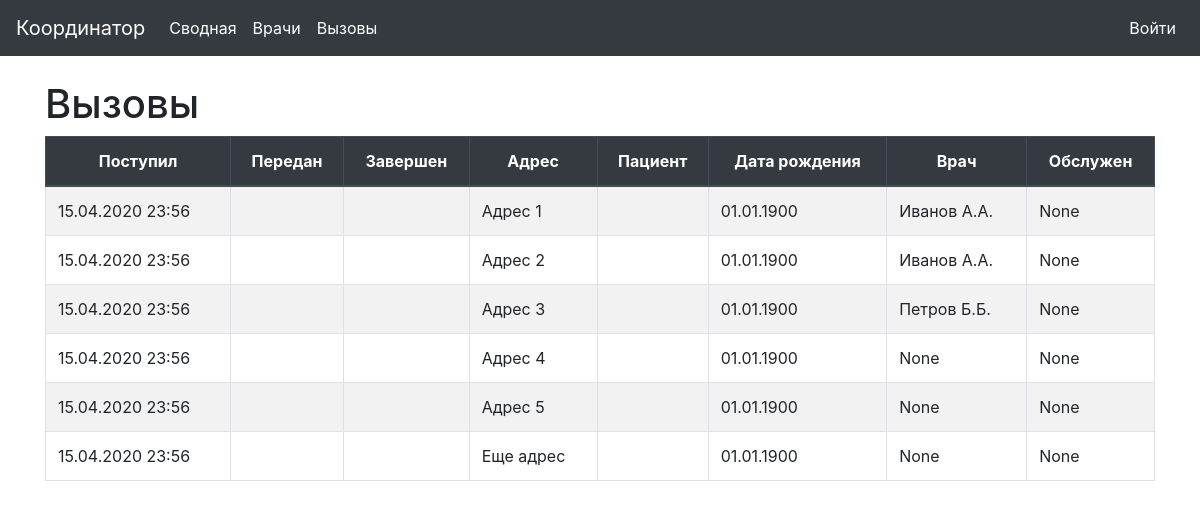
The app's page /record/, older data.
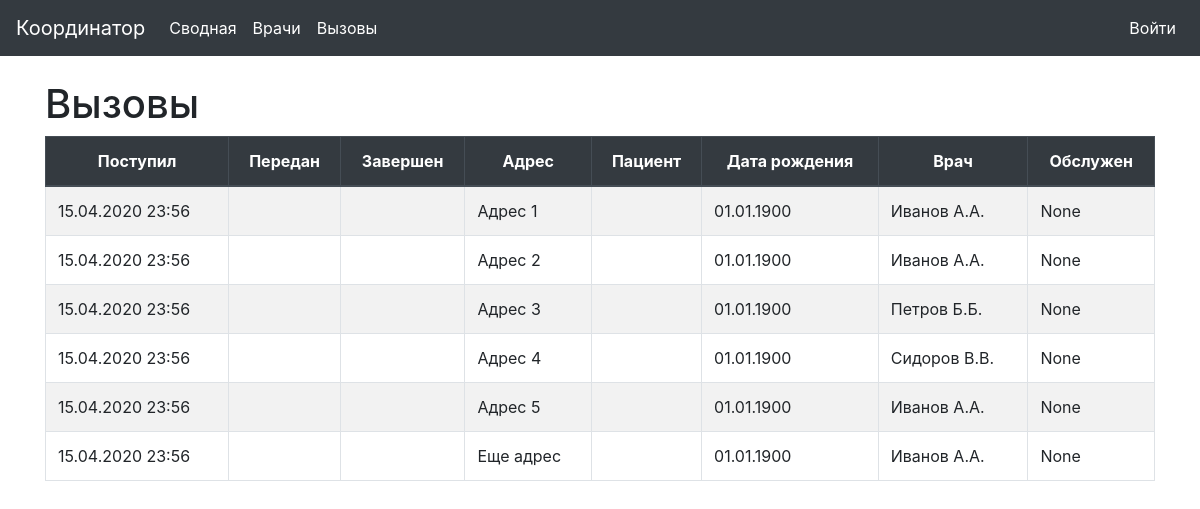
The same page, newer data.
### coordinator/models.py (models this page shows, shortened)
class Record(models.Model):
    start_date = models.DateTimeField(
        default=timezone.now,
        help_text="Дата регистрации вызова",
        verbose_name="Поступил",
    )
    send_date = models.DateTimeField(
        null=True,
        blank=True,
        help_text="Дата/время передачи вызова",
        verbose_name="Передан",
    )
    finish_date = models.DateTimeField(
        null=True,
        blank=True,
        help_text="Дата/время завершения вызова",
        verbose_name="Завершен",
    )
    doctor = models.ForeignKey(
        Doctor,
        on_delete=models.CASCADE,
        null=True,
        blank=True,
        related_name='doctor_records',
        help_text="Врач назначенный на вызов",
        verbose_name="Врач",
    )
    address = models.CharField(
        max_length=200,
        help_text="Адрес вызова",
        verbose_name="Адрес",
    )
    patient = models.CharField(
        max_length=150,
        default="",
        help_text="Фамилия И.О.",
        verbose_name="Пациент",
    )
    patient_birthdate = models.DateField(
        default='1900-01-01',
        help_text="Дата рождения пациента",
        verbose_name="Дата рождения",
    )
    temperature = models.BooleanField(
        default=False,
        help_text="Температурный вызов",
        verbose_name="Температура",
    )
    service_type = models.ForeignKey(
        ServiceType,
        on_delete=models.CASCADE,
        null=True,
        blank=True,
        help_text="Как был обслужен вызов",
        verbose_name="Вид обслуживания",
    )
    record_order = models.IntegerField(
        help_text="Порядковый номер вызова",
        verbose_name="Порядок",
        default=0,
    )
    class Meta:
        verbose_name = "Вызов"
        verbose_name_plural = "Вызовы"
    def get_verbose_name_plural(self):
        return self._meta.verbose_name_plural

class Doctor(models.Model):
    user = models.OneToOneField(
        settings.AUTH_USER_MODEL,
        on_delete=models.CASCADE,
        null=True,
        blank=True,
        help_text="Укажите учетную запись пользователя",
        verbose_name="Учетная запись",
    )
    name = models.CharField(
        max_length=100,
        help_text="Фамилия И.О.",
        verbose_name="Имя врача",
    )
    temperature = models.BooleanField(
        default=False,
        help_text="Обслуживает температурные вызовы",
        verbose_name="Температура",
    )
    def __str__(self):
        return self.name
    class Meta:
        verbose_name = "Врач"
        verbose_name_plural = "Врачи"

### coordinator/templates/coordinator/record_list.html
{% extends 'base.html' %}
{% block content %}
    {% with object_list|first as object %}
    <h1>{{ object.get_verbose_name_plural }}</h1>
    {% endwith %}
    <table class="table table-striped table-bordered table-hover">
        <thead class="thead-dark text-center">
            <tr>
                <th scope="col">Поступил</th>
                <th scope="col">Передан</th>
                <th scope="col">Завершен</th>
                <th scope="col">Адрес</th>
                <th scope="col">Пациент</th>
                <th scope="col">Дата рождения</th>
                <th scope="col">Врач</th>
                <th scope="col">Обслужен</th>
            </tr>
        </thead>
        <tbody>
            {% for object in object_list %}
            <tr>
                <td>{{ object.start_date|date:'d.m.Y H:i' }}</td>
                <td>{{ object.send_date|date:'d.m.Y H:i' }}</td>
                <td>{{ object.finish_date|date:'d.m.Y H:i' }}</td>
                <td>{{ object.address }}</td>
                <td>{{ object.patient }}</td>
                <td>{{ object.patient_birthdate|date:'d.m.Y' }}</td>
                <td>{{ object.doctor }}</td>
                <td>{{ object.service_type }}</td>
            </tr>
            {% endfor %}
        </tbody>
    </table>
{% endblock %}

Row changes from the older to the newer data that the page shows:
changed Record "Адрес 4": doctor "None" → "Сидоров В.В."
changed Record "Адрес 5": doctor "None" → "Иванов А.А."
changed Record "Еще адрес": doctor "None" → "Иванов А.А."
